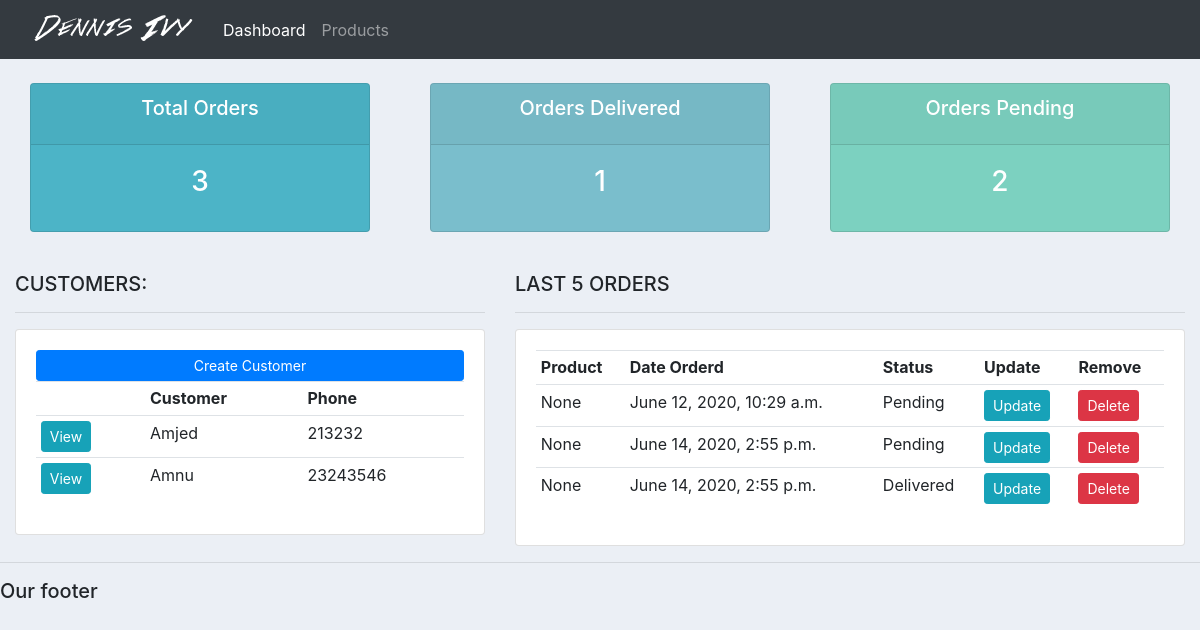
The app's page /, older data.
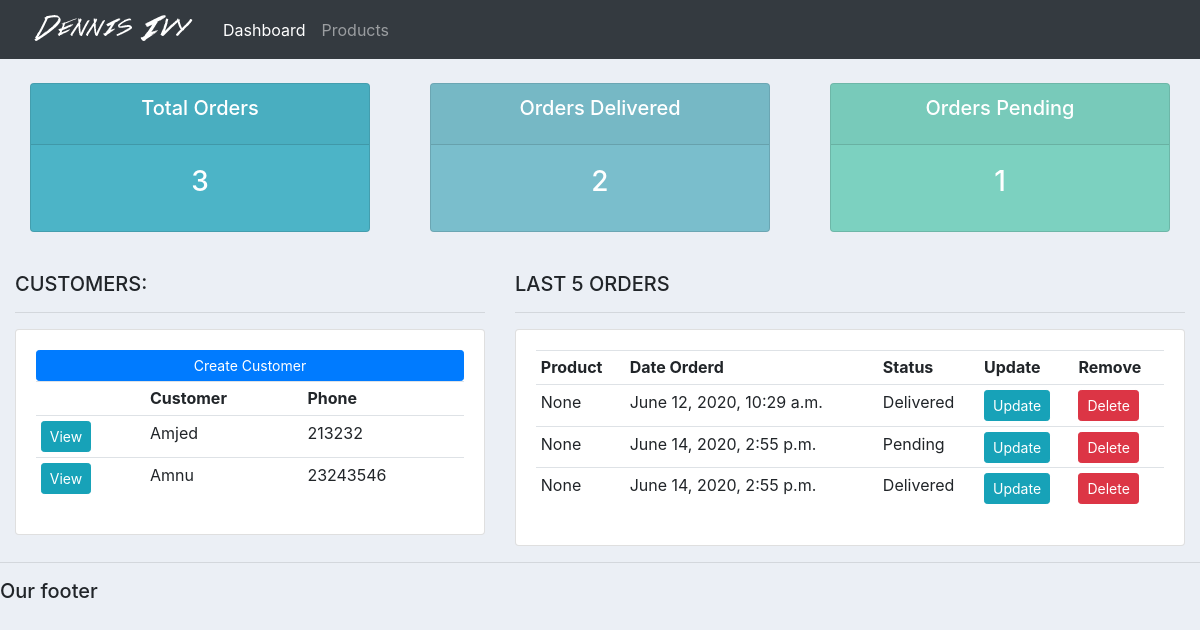
The same page, newer data.
### accounts/models.py (models this page shows, shortened)
class Order(models.Model):
	STATUS = (
			('Pending', 'Pending'),
			('Out for delivery', 'Out for delivery'),
			('Delivered', 'Delivered'),
			)
	customer = models.ForeignKey(Customer, null=True, on_delete= models.SET_NULL)
	product = models.ForeignKey(Product, null=True, on_delete= models.SET_NULL)
	date_created = models.DateTimeField(auto_now_add=True, null=True)
	status = models.CharField(max_length=200, null=True, choices=STATUS)

### accounts/views.py (the view)
# urls.py: path('', views.home, name="home"),
def home(request):
	orders = Order.objects.all()
	customers = Customer.objects.all()
	total_customers = customers.count()
	total_orders = orders.count()
	delivered = orders.filter(status='Delivered').count()
	pending = orders.filter(status='Pending').count()
	context = {'orders':orders, 'customers':customers,
	'total_orders':total_orders,'delivered':delivered,
	'pending':pending }
	return render(request, 'accounts/dashboard.html', context)

### accounts/templates/accounts/dashboard.html
{%  extends 'accounts/main.html' %}
{% block content %}
{%  include 'accounts/status.html' %}
<br>
<div class="row">
	<div class="col-md-5">
		<h5>CUSTOMERS:</h5>
		<hr>
		<div class="card card-body">
			<a class="btn btn-primary  btn-sm btn-block" href="">Create Customer</a>
			<table class="table table-sm">
				<tr>
					<th></th>
					<th>Customer</th>
					<th>Phone</th>
				</tr>
				{% for customer in customers %}
					<tr>
						<td><a class="btn btn-sm btn-info" href="{% url 'customer' customer.id %}">View</a></td>
						<td>{{customer.name}}</td>
						<td>{{customer.phone}}</td>
					</tr>
				{% endfor %}
			</table>
		</div>
	</div>
	<div class="col-md-7">
		<h5>LAST 5 ORDERS</h5>
		<hr>
		<div class="card card-body">
			<table class="table table-sm">
				<tr>
					<th>Product</th>
					<th>Date Orderd</th>
					<th>Status</th>
					<th>Update</th>
					<th>Remove</th>
				</tr>
				{% for order in orders %}
					<tr>
						<td>{{order.product}}</td>
						<td>{{order.date_created}}</td>
						<td>{{order.status}}</td>
						<td><a class="btn btn-sm btn-info" href="{% url 'update_order' order.id %}">Update</a></td>
						<td><a class="btn btn-sm btn-danger" href="{% url 'delete_order' order.id %}">Delete</a></td>
					</tr>
				{% endfor %}
			</table>
		</div>
	</div>
</div>
{% endblock %}

Row changes from the older to the newer data that the page shows:
changed Order "June 12, 2020, 10:29 a.m.": status "Pending" → "Delivered"
Text that changed along with them:
{{ delivered }}: "1" → "2"
{{ pending }}: "2" → "1"
